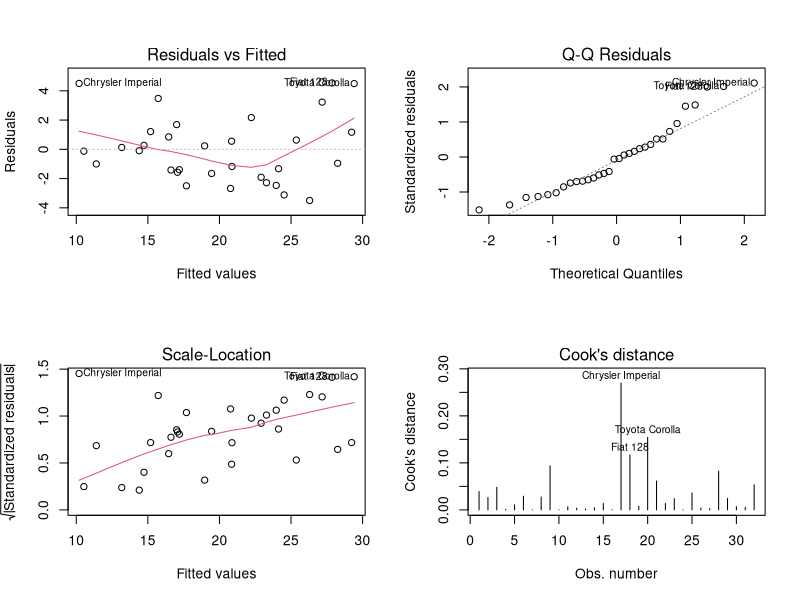
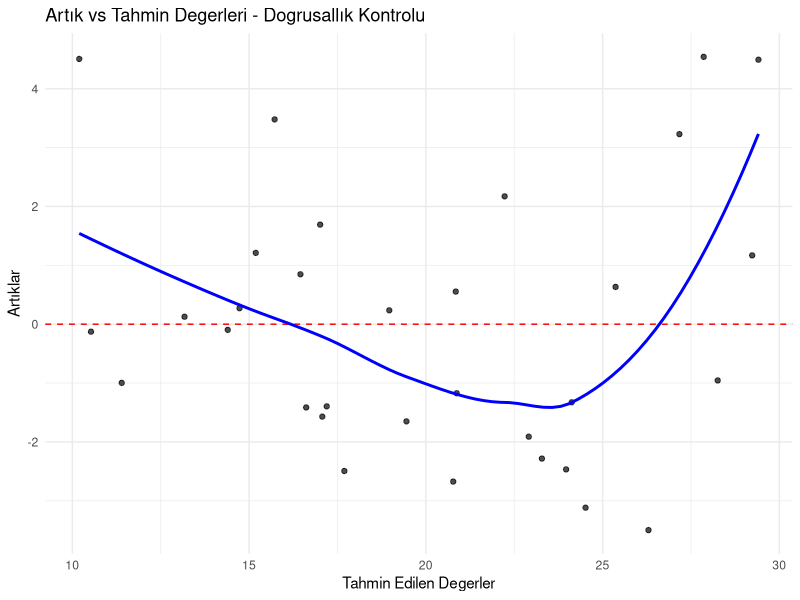
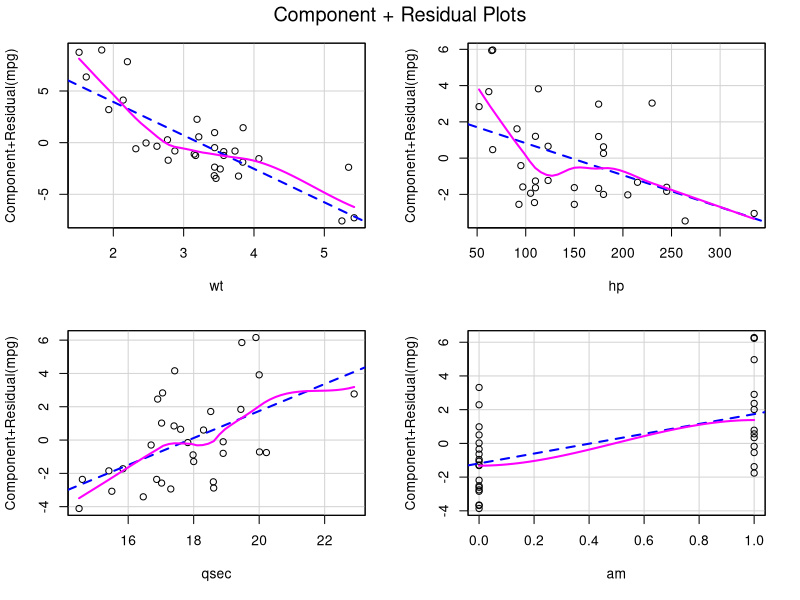
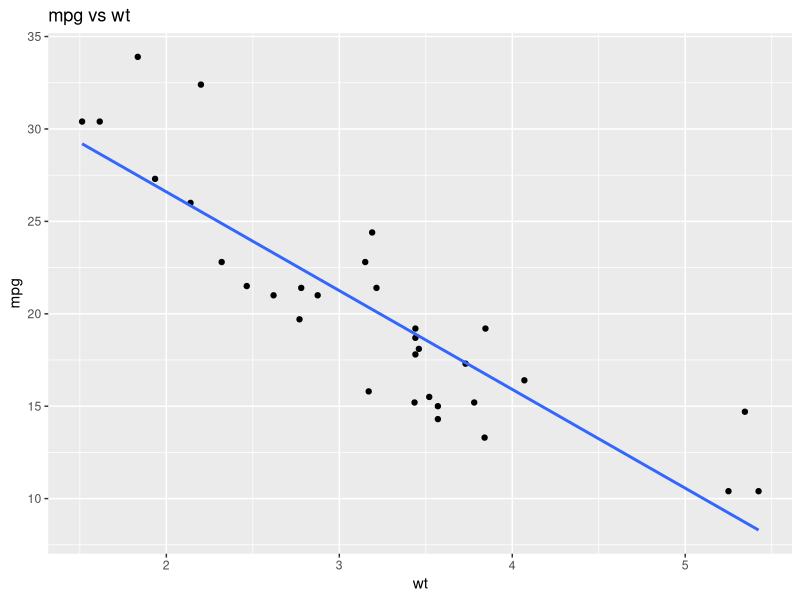
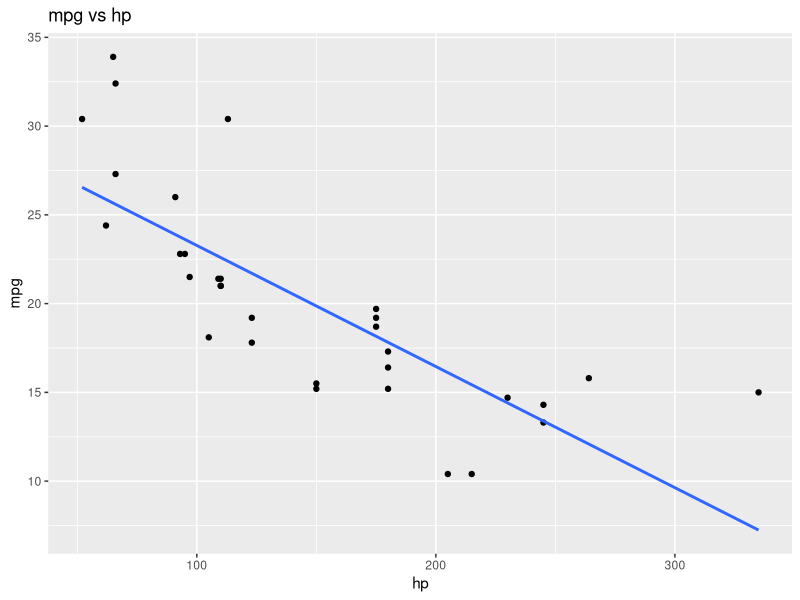
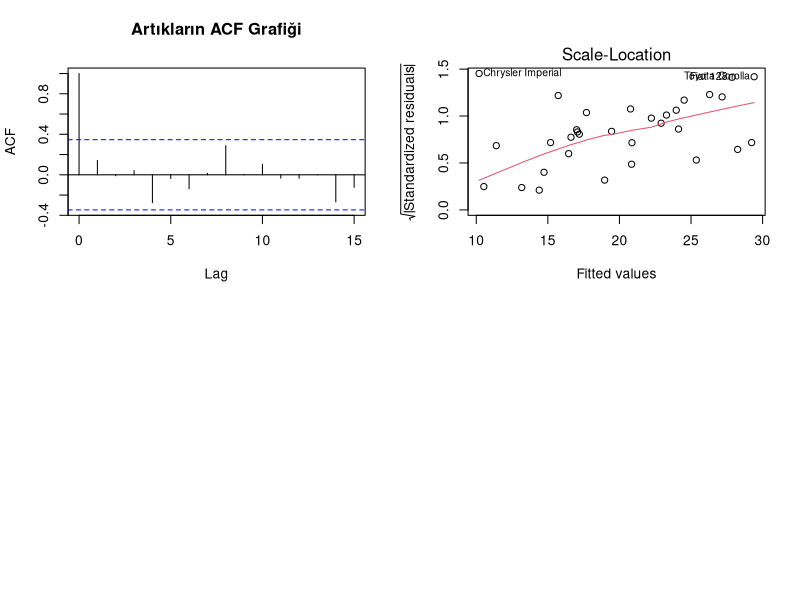
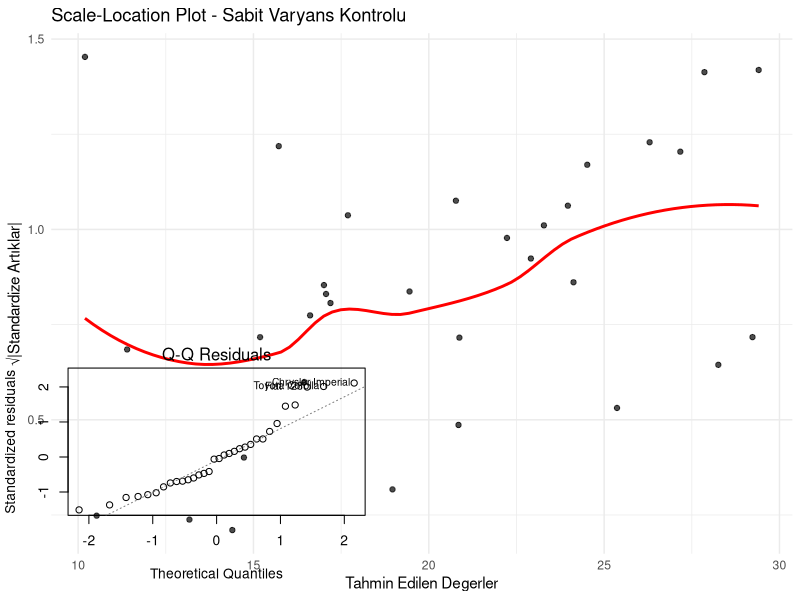
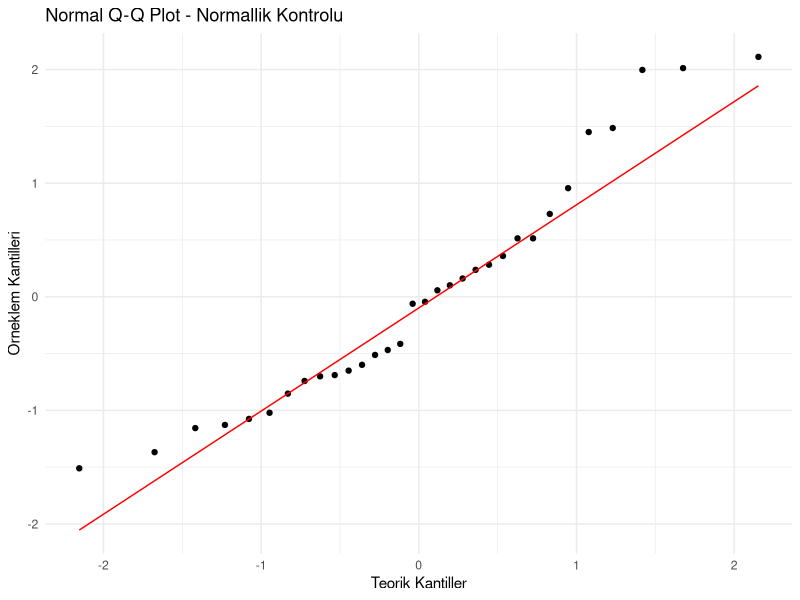

These charts were generated, in order, by the following R code:
## ---- chunk 1
# Gerekli paketleri yükleme
#install.packages(c("ggplot2", "car", "lmtest", "MASS", "nortest", 
                 #  "ggpubr", "dplyr", "broom", "corrplot"))


library(ggplot2)    # Gelişmiş grafikler için
library(car)        # VIF ve diğer regresyon tanı testleri
library(lmtest)     # Lagrange Multiplier testleri
library(MASS)       # Robust regresyon için
library(nortest)    # Normallik testleri
library(ggpubr)     # Publication-ready grafikler
library(dplyr)      # Veri manipülasyonu
library(broom)      # Model çıktılarını düzenleme
library(corrplot)   # Korelasyon matrisi görselleştirme

# örnek olarak mtcars kullanılacak
data(mtcars)
## ---- chunk 2
# Temel regresyon modeli
model <- lm(mpg ~ wt + hp + qsec + am, data = mtcars)
summary(model)
## ---- chunk 3
# Doğrusallık kontrolü - Artık vs Tahmin değerleri
par(mfrow = c(2, 2))
plot(model, which = 1:4)
## ---- chunk 4
# Alternatif ggplot ile görselleştirme
residual_data <- augment(model)

ggplot(residual_data, aes(x = .fitted, y = .resid)) +
  geom_point(alpha = 0.7) +
  geom_hline(yintercept = 0, linetype = "dashed", color = "red") +
  geom_smooth(method = "loess", se = FALSE, color = "blue") +
  labs(title = "Artık vs Tahmin Degerleri - Dogrusallık Kontrolu",
       x = "Tahmin Edilen Degerler", 
       y = "Artıklar") +
theme_minimal()
## ---- chunk 5
# Kısmi regresyon grafikleri
par(mfrow = c(2, 2))
crPlots(model)
## ---- chunk 6
# Her değişken için ayrı scatter plot
ggplot(mtcars, aes(x = wt, y = mpg)) +
  geom_point() +
  geom_smooth(method = "lm", se = FALSE) +
  labs(title = "mpg vs wt")
## ---- chunk 7
ggplot(mtcars, aes(x = hp, y = mpg)) +
  geom_point() +
  geom_smooth(method = "lm", se = FALSE) +
  labs(title = "mpg vs hp")
## ---- chunk 8
# Durbin-Watson testi
dw_test <- dwtest(model)
print(dw_test)
## ---- chunk 9
# Otokorelasyon fonksiyonu grafiği
acf(residuals(model), main = "Artıkların ACF Grafiği")
## ---- chunk 10
# Scale-Location plot
plot(model, which = 3)
## ---- chunk 11
# Alternatif ggplot ile
ggplot(residual_data, aes(x = .fitted, y = sqrt(abs(.std.resid)))) +
  geom_point(alpha = 0.7) +
  geom_smooth(method = "loess", se = FALSE, color = "red") +
  labs(title = "Scale-Location Plot - Sabit Varyans Kontrolu",
       x = "Tahmin Edilen Degerler",
       y = "√|Standardize Artıklar|") +
  theme_minimal()
## ---- chunk 12
# Breusch-Pagan testi
bp_test <- bptest(model)
print(bp_test)
## ---- chunk 13
# Normal Q-Q plot
plot(model, which = 2)
## ---- chunk 14
# ggplot ile QQ plot
ggplot(residual_data, aes(sample = .std.resid)) +
  stat_qq() +
  stat_qq_line(color = "red") +
  labs(title = "Normal Q-Q Plot - Normallik Kontrolu",
       x = "Teorik Kantiller", 
       y = "Orneklem Kantilleri") +
  theme_minimal()
## ---- chunk 15
# Shapiro-Wilk testi
shapiro_test <- shapiro.test(residuals(model))
print(shapiro_test)
## ---- chunk 16
# Anderson-Darling testi
ad_test <- ad.test(residuals(model))
print(ad_test)
## ---- chunk 17
# Kolmogorov-Smirnov testi
ks_test <- ks.test(residuals(model), "pnorm", 
                   mean = mean(residuals(model)), 
                   sd = sd(residuals(model)))
print(ks_test)
## ---- chunk 18
# Histogram ve density plot
ggplot(residual_data, aes(x = .resid)) +
  geom_histogram(aes(y = ..density..), bins = 15, fill = "lightblue", 
                 color = "black", alpha = 0.7) +
  geom_density(color = "red", size = 1) +
  stat_function(fun = dnorm, 
                args = list(mean = mean(residual_data$.resid), 
                           sd = sd(residual_data$.resid)), 
                color = "blue", size = 1, linetype = "dashed") +
  labs(title = "Artıkların Dagılımı - Normallik KontrolU",
       x = "Artıklar", 
       y = "Yogunluk") +
  theme_minimal()
## ---- chunk 19
# VIF değerleri
vif_values <- vif(model)
print(vif_values)
## ---- chunk 20
# VIF grafiği
vif_data <- data.frame(
  variables = names(vif_values),
  vif = vif_values
)

ggplot(vif_data, aes(x = variables, y = vif, fill = vif > 10)) +
  geom_bar(stat = "identity") +
  geom_hline(yintercept = 5, linetype = "dashed", color = "orange") +
  geom_hline(yintercept = 10, linetype = "dashed", color = "red") +
  labs(title = "VIF Değerleri - Çoklu Dogrusallık Kontrolu",
       x = "Degişkenler", 
       y = "VIF Degeri") +
  theme_minimal() +
  scale_fill_manual(values = c("FALSE" = "lightblue", "TRUE" = "red"))
## ---- chunk 21
# Korelasyon matrisi
correlation_matrix <- cor(mtcars[, c("mpg", "wt", "hp", "qsec", "am")])
print(correlation_matrix)

corrplot(correlation_matrix, method = "color", type = "upper", 
         order = "hclust", tl.cex = 0.8, tl.col = "black")
## ---- chunk 22
# Leverage değerleri
leverage <- hatvalues(model)
influence_data <- data.frame(
  observation = 1:length(leverage),
  leverage = leverage
)
## ---- chunk 23
# Leverage grafiği
ggplot(influence_data, aes(x = observation, y = leverage)) +
  geom_point() +
  geom_hline(yintercept = 2*mean(leverage), linetype = "dashed", color = "red") +
  geom_text(aes(label = ifelse(leverage > 2*mean(leverage), 
                              as.character(observation), "")), 
            vjust = -0.5) +
  labs(title = "Leverage Degerleri",
       x = "Gözlem Numarası", 
       y = "Leverage Degeri") +
  theme_minimal()
## ---- chunk 24
# Cook's distance
cooks_d <- cooks.distance(model)
cooks_data <- data.frame(
  observation = 1:length(cooks_d),
  cooks_distance = cooks_d
)

# Cook's distance grafiği
ggplot(cooks_data, aes(x = observation, y = cooks_distance)) +
  geom_point() +
  geom_hline(yintercept = 4/(nrow(mtcars)), linetype = "dashed", color = "red") +
  geom_text(aes(label = ifelse(cooks_distance > 4/(nrow(mtcars)), 
                              as.character(observation), "")), 
            vjust = -0.5) +
  labs(title = "Cook's Distance Degerleri",
       x = "Gozlem Numarası", 
       y = "Cook's Distance") +
  theme_minimal()
## ---- chunk 25
# Studentized artıklar
studentized_resid <- rstudent(model)
outlier_data <- data.frame(
  observation = 1:length(studentized_resid),
  studentized_residuals = studentized_resid
)
studentized_resid
## ---- chunk 26
# Studentized artık grafiği

library(ggplot2)
library(broom)
ggplot(outlier_data, aes(x = observation, y = studentized_residuals)) +
  geom_point() +
  geom_hline(yintercept = c(-2, 2), linetype = "dashed", color = "red") +
  geom_hline(yintercept = c(-3, 3), linetype = "dashed", color = "darkred") +
  geom_text(
    aes(label = ifelse(abs(studentized_residuals) > 2, as.character(observation), "")),
    vjust = -0.5
  ) +
  labs(
    title = "Studentized Artıklar - Aykırı Deger Kontrolu",
    x = "Gozlem Numarası", 
    y = "Studentized Artıklar"
  ) +
  theme_minimal()
